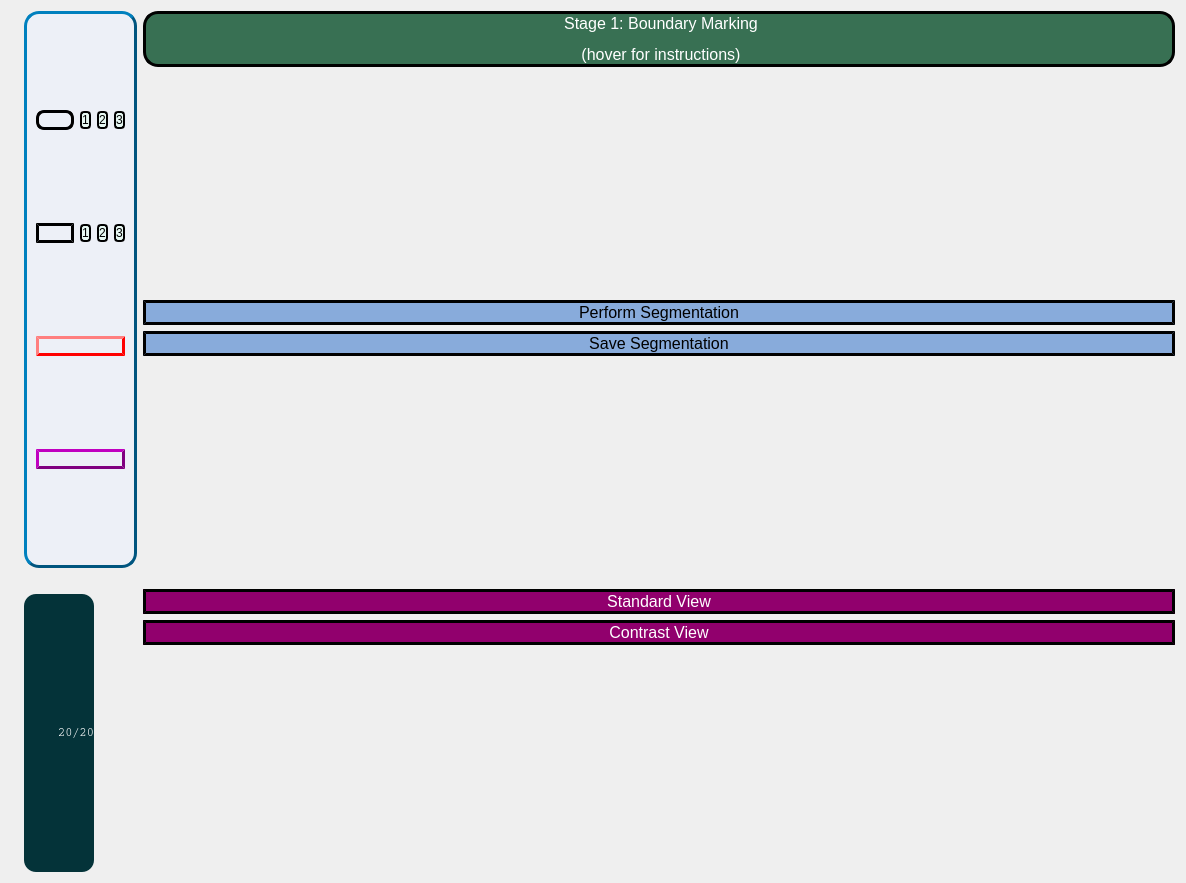
<?xml version="1.0" encoding="UTF-8"?>
<ui version="4.0">
 <class>workspace</class>
 <widget class="QWidget" name="workspace">
  <property name="enabled">
   <bool>true</bool>
  </property>
  <property name="geometry">
   <rect>
    <x>0</x>
    <y>0</y>
    <width>1186</width>
    <height>883</height>
   </rect>
  </property>
  <property name="windowTitle">
   <string>Form</string>
  </property>
  <property name="autoFillBackground">
   <bool>true</bool>
  </property>
  <property name="styleSheet">
   <string notr="true"/>
  </property>
  <layout class="QGridLayout" name="gridLayout_2" rowstretch="0">
   <item row="0" column="2">
    <layout class="QHBoxLayout" name="MainLayout" stretch="0">
     <property name="leftMargin">
      <number>13</number>
     </property>
     <item>
      <layout class="QHBoxLayout" name="ImageLayout" stretch="0,1">
       <item>
        <layout class="QVBoxLayout" name="toolkitLayout" stretch="1,0,0">
         <item>
          <widget class="QFrame" name="tool_kit">
           <property name="styleSheet">
            <string notr="true">border-color: rgb(0, 85, 127);
background-color: rgb(237, 240, 247);
border-radius: 15px; border-width: 3px; border-style: outset</string>
           </property>
           <property name="frameShape">
            <enum>QFrame::StyledPanel</enum>
           </property>
           <property name="frameShadow">
            <enum>QFrame::Raised</enum>
           </property>
           <layout class="QGridLayout" name="gridLayout">
            <item row="5" column="0">
             <widget class="QPushButton" name="outer_square_btn">
              <property name="toolTip">
               <string>Mark middle frame with square ENCLOSING brain.</string>
              </property>
              <property name="styleSheet">
               <string notr="true">background-color:'white'; 
color: black; 
border-radius: 12px; border-color: red; border-width: 3px;
border-style: outset;</string>
              </property>
              <property name="text">
               <string/>
              </property>
              <property name="icon">
               <iconset>
                <normaloff>images/red_square.png</normaloff>images/red_square.png</iconset>
              </property>
             </widget>
            </item>
            <item row="6" column="0">
             <widget class="QPushButton" name="inner_square_btn">
              <property name="toolTip">
               <string>Mark middle first and last frame with square CONTAINED in brain.</string>
              </property>
              <property name="styleSheet">
               <string notr="true">background-color:'white'; 
color: black; 
border-radius: 12px; border-color: purple; border-width:3px;
border-style: outset;</string>
              </property>
              <property name="text">
               <string/>
              </property>
              <property name="icon">
               <iconset>
                <normaloff>images/purple_square.png</normaloff>images/purple_square.png</iconset>
              </property>
             </widget>
            </item>
            <item row="4" column="0">
             <layout class="QHBoxLayout" name="horizontalLayout">
              <item>
               <widget class="QPushButton" name="eraser_btn">
                <property name="toolTip">
                 <string>&lt;html&gt;&lt;head/&gt;&lt;body&gt;&lt;p&gt;Use eraser to remove points or parts of segmentation.&lt;/p&gt;&lt;/body&gt;&lt;/html&gt;</string>
                </property>
                <property name="styleSheet">
                 <string notr="true">background-color:'white'; 
color: black; 
border-radius: 12px; border-color: black; border-width: 3px;
border-style: outset;
</string>
                </property>
                <property name="text">
                 <string/>
                </property>
                <property name="icon">
                 <iconset>
                  <normaloff>images/erase.jpg</normaloff>images/erase.jpg</iconset>
                </property>
               </widget>
              </item>
              <item>
               <widget class="QPushButton" name="eraser_size1_btn">
                <property name="styleSheet">
                 <string notr="true">background-color: rgb(231, 248, 243);
color: rgb(0, 0, 0);
border-radius: 4px; border-color: black; border-width: 2px; 
border-style: outset;
font: 8pt &quot;MS Shell Dlg 2&quot;;</string>
                </property>
                <property name="text">
                 <string>1</string>
                </property>
               </widget>
              </item>
              <item>
               <widget class="QPushButton" name="eraser_size2_btn">
                <property name="styleSheet">
                 <string notr="true">background-color: rgb(231, 248, 243);
color: rgb(0, 0, 0);
border-radius: 4px; border-color: black; border-width: 2px; 
border-style: outset;
font: 10pt &quot;MS Shell Dlg 2&quot;;</string>
                </property>
                <property name="text">
                 <string>2</string>
                </property>
               </widget>
              </item>
              <item>
               <widget class="QPushButton" name="eraser_size3_btn">
                <property name="styleSheet">
                 <string notr="true">background-color: rgb(231, 248, 243);
color: rgb(0, 0, 0);
border-radius: 4px; border-color: black; border-width: 2px; 
border-style: outset;
font: 12pt &quot;MS Shell Dlg 2&quot;;</string>
                </property>
                <property name="text">
                 <string>3</string>
                </property>
               </widget>
              </item>
             </layout>
            </item>
            <item row="1" column="0">
             <layout class="QHBoxLayout" name="horizontalLayout_3">
              <item>
               <widget class="QPushButton" name="paintbrush_btn">
                <property name="toolTip">
                 <string>&lt;html&gt;&lt;head/&gt;&lt;body&gt;&lt;p&gt;Use paintbrush to mark points on image.&lt;/p&gt;&lt;/body&gt;&lt;/html&gt;</string>
                </property>
                <property name="styleSheet">
                 <string notr="true">background-color:'white'; 
color: black; 
border-radius: 8px; border-color: black; border-width: 3px; 
border-style: outset;</string>
                </property>
                <property name="text">
                 <string/>
                </property>
                <property name="icon">
                 <iconset>
                  <normaloff>images/paintbrush.png</normaloff>images/paintbrush.png</iconset>
                </property>
               </widget>
              </item>
              <item>
               <widget class="QPushButton" name="paintbrush_size1_btn">
                <property name="styleSheet">
                 <string notr="true">background-color: rgb(231, 248, 243);
color: rgb(0, 0, 0);
border-radius: 4px; border-color: black; border-width: 2px; 
border-style: outset;
font: 8pt &quot;MS Shell Dlg 2&quot;;</string>
                </property>
                <property name="text">
                 <string>1</string>
                </property>
               </widget>
              </item>
              <item>
               <widget class="QPushButton" name="paintbrush_size2_btn">
                <property name="styleSheet">
                 <string notr="true">background-color: rgb(231, 248, 243);
color: rgb(0, 0, 0);
border-radius: 4px; border-color: black; border-width: 2px; 
border-style: outset;
font: 10pt &quot;MS Shell Dlg 2&quot;;</string>
                </property>
                <property name="text">
                 <string>2</string>
                </property>
               </widget>
              </item>
              <item>
               <widget class="QPushButton" name="paintbrush_size3_btn">
                <property name="styleSheet">
                 <string notr="true">background-color: rgb(231, 248, 243);
color: rgb(0, 0, 0);
border-radius: 4px; border-color: black; border-width: 2px; 
border-style: outset;
font: 12pt &quot;MS Shell Dlg 2&quot;;</string>
                </property>
                <property name="text">
                 <string>3</string>
                </property>
               </widget>
              </item>
             </layout>
            </item>
           </layout>
          </widget>
         </item>
         <item>
          <spacer name="horizontalSpacer">
           <property name="orientation">
            <enum>Qt::Horizontal</enum>
           </property>
           <property name="sizeHint" stdset="0">
            <size>
             <width>40</width>
             <height>20</height>
            </size>
           </property>
          </spacer>
         </item>
         <item>
          <layout class="QVBoxLayout" name="verticalLayout_3" stretch="0">
           <item>
            <widget class="QLabel" name="frame_number">
             <property name="minimumSize">
              <size>
               <width>42</width>
               <height>278</height>
              </size>
             </property>
             <property name="maximumSize">
              <size>
               <width>70</width>
               <height>16777215</height>
              </size>
             </property>
             <property name="autoFillBackground">
              <bool>false</bool>
             </property>
             <property name="styleSheet">
              <string notr="true">font: 75 12pt &quot;MS Shell Dlg 2&quot;;
color: rgb(255, 255, 255);
font-family: Courier;
background-color: rgb(4, 51, 57);
border-radius: 12px; border-color: rgb(4, 51, 57); border-width: 3px;
</string>
             </property>
             <property name="text">
              <string>&lt;html&gt;&lt;head/&gt;&lt;body&gt;&lt;p align=&quot;right&quot;&gt;20/20&lt;/p&gt;&lt;/body&gt;&lt;/html&gt;</string>
             </property>
            </widget>
           </item>
          </layout>
         </item>
        </layout>
       </item>
       <item>
        <layout class="QVBoxLayout" name="performSegBtnsLayout">
         <item>
          <widget class="QLabel" name="instructions">
           <property name="toolTip">
            <string>&lt;html&gt;&lt;head/&gt;&lt;body&gt;&lt;pre style=&quot; margin-top:12px; margin-bottom:12px; margin-left:0px; margin-right:0px; -qt-block-indent:0; text-indent:0px; background-color:#ffffff;&quot;&gt;&lt;span style=&quot; font-family:'Courier New'; font-size:9pt; font-weight:600; color:#008080;&quot;&gt;In the first and last frame: draw a purple square inside the brain area.&lt;br/&gt;In the middle frame: draw a red square around [enclosing] the brain area.&lt;br/&gt;Finally: press 'Perform Segmentation'.&lt;/span&gt;&lt;/pre&gt;&lt;/body&gt;&lt;/html&gt;</string>
           </property>
           <property name="statusTip">
            <string>&lt;html&gt;&lt;head/&gt;&lt;body&gt;&lt;pre style=&quot; margin-top:12px; margin-bottom:12px; margin-left:0px; margin-right:0px; -qt-block-indent:0; text-indent:0px; background-color:#ffffff;&quot;&gt;&lt;span style=&quot; font-family:'Courier New'; font-size:9pt; font-weight:600; color:#008080;&quot;&gt;In the first and last frame: draw a purple square inside the brain area.&lt;br/&gt;In the middle frame: draw a red square around [enclosing] the brain area.&lt;br/&gt;Finally: press 'Perform Segmentation'.&lt;/span&gt;&lt;/pre&gt;&lt;/body&gt;&lt;/html&gt;</string>
           </property>
           <property name="whatsThis">
            <string>&lt;html&gt;&lt;head/&gt;&lt;body&gt;&lt;p&gt;In the first and last frame: draw a purple square inside the brain area.&lt;/p&gt;&lt;p&gt;In the middle frame: draw a red square around [enclosing] the brain area.&lt;/p&gt;&lt;p&gt;Finally: press 'Perform Segmentation'.&lt;/p&gt;&lt;/body&gt;&lt;/html&gt;</string>
           </property>
           <property name="styleSheet">
            <string notr="true">background-color: rgb(56, 112, 83);
 color: white; font-weight: regular; font-size: 12pt;
border-radius: 15px; border-color: black; border-width: 3px; 
border-style: outset;
</string>
           </property>
           <property name="text">
            <string>&lt;html&gt;&lt;head/&gt;&lt;body&gt;&lt;p align=&quot;center&quot;&gt;Stage 1: Boundary Marking&lt;/p&gt;&lt;p align=&quot;center&quot;&gt;(hover for instructions)&lt;/p&gt;&lt;/body&gt;&lt;/html&gt;</string>
           </property>
          </widget>
         </item>
         <item>
          <spacer name="verticalSpacer">
           <property name="orientation">
            <enum>Qt::Vertical</enum>
           </property>
           <property name="sizeHint" stdset="0">
            <size>
             <width>20</width>
             <height>40</height>
            </size>
           </property>
          </spacer>
         </item>
         <item>
          <widget class="QPushButton" name="perform_seg_btn">
           <property name="styleSheet">
            <string notr="true">background-color:#88abdb; color: black; font-weight: regular; font-size: 12pt;
border-radius: 15px; border-color: black; border-width: 3px; 
border-style: outset;
</string>
           </property>
           <property name="text">
            <string>Perform Segmentation</string>
           </property>
          </widget>
         </item>
         <item>
          <widget class="QPushButton" name="save_seg_btn">
           <property name="enabled">
            <bool>false</bool>
           </property>
           <property name="styleSheet">
            <string notr="true">background-color:#88abdb; color: black; font-weight: regular; font-size: 12pt;
border-radius: 15px; border-color: black; border-width: 3px; 
border-style: outset;</string>
           </property>
           <property name="text">
            <string>Save Segmentation</string>
           </property>
          </widget>
         </item>
         <item>
          <spacer name="verticalSpacer_2">
           <property name="orientation">
            <enum>Qt::Vertical</enum>
           </property>
           <property name="sizeHint" stdset="0">
            <size>
             <width>20</width>
             <height>40</height>
            </size>
           </property>
          </spacer>
         </item>
         <item>
          <widget class="QPushButton" name="standard_view_btn">
           <property name="enabled">
            <bool>false</bool>
           </property>
           <property name="styleSheet">
            <string notr="true">background-color:rgb(145, 0, 109); color: white; font-weight: regular; font-size: 12pt;
border-radius: 15px; border-color: black; border-width: 3px; 
border-style: outset;</string>
           </property>
           <property name="text">
            <string>Standard View</string>
           </property>
          </widget>
         </item>
         <item>
          <widget class="QPushButton" name="contrast_view_btn">
           <property name="styleSheet">
            <string notr="true">background-color:rgb(145, 0, 109); color: white; font-weight: regular; font-size: 12pt;
border-radius: 15px; border-color: black; border-width: 3px; 
border-style: outset;</string>
           </property>
           <property name="text">
            <string>Contrast View</string>
           </property>
          </widget>
         </item>
         <item>
          <spacer name="verticalSpacer_3">
           <property name="orientation">
            <enum>Qt::Vertical</enum>
           </property>
           <property name="sizeHint" stdset="0">
            <size>
             <width>20</width>
             <height>40</height>
            </size>
           </property>
          </spacer>
         </item>
        </layout>
       </item>
      </layout>
     </item>
    </layout>
   </item>
  </layout>
 </widget>
 <resources/>
 <connections/>
</ui>
